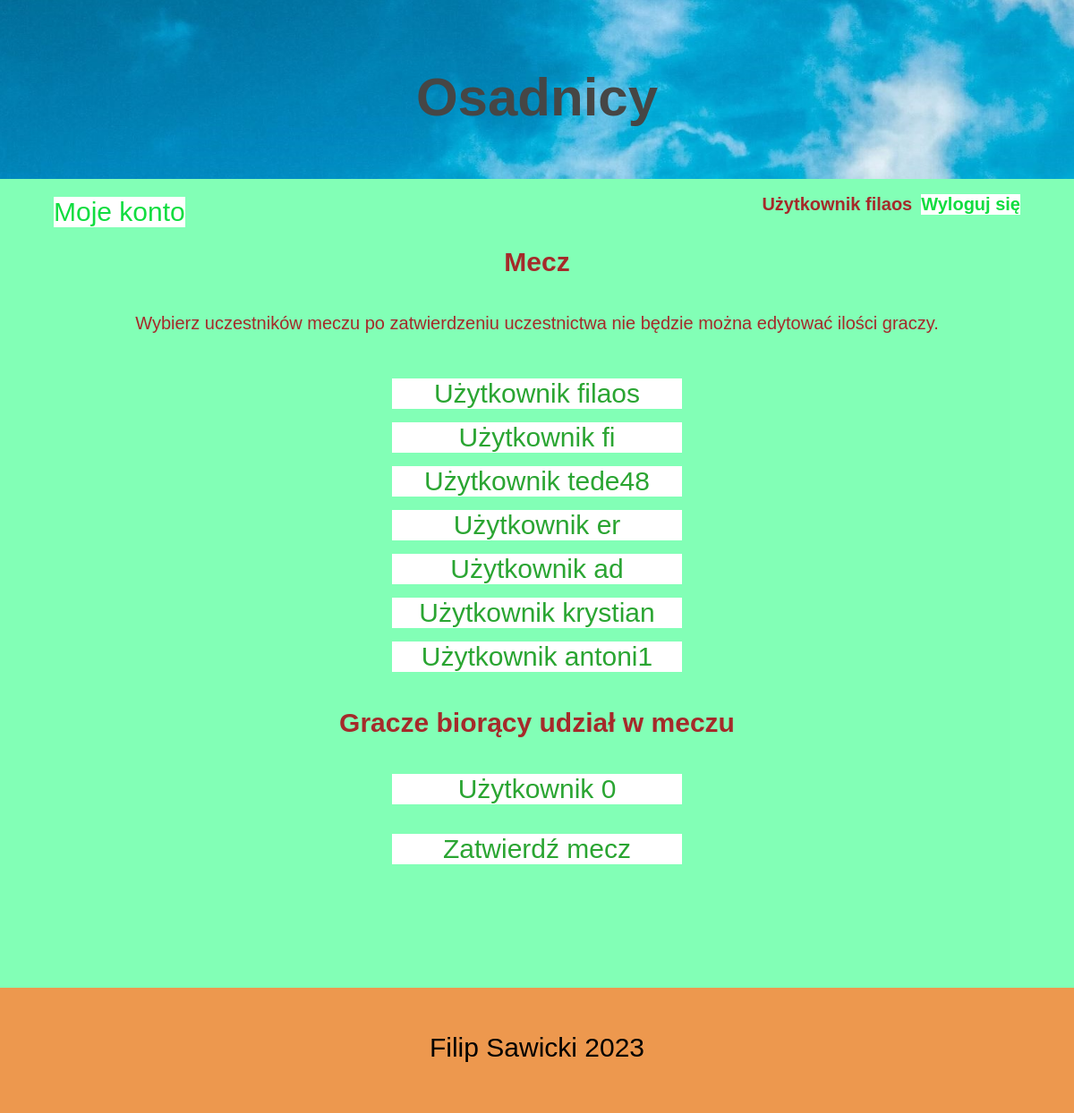
Before: /tworzenie_meczu.php (signed in) with the older database file.
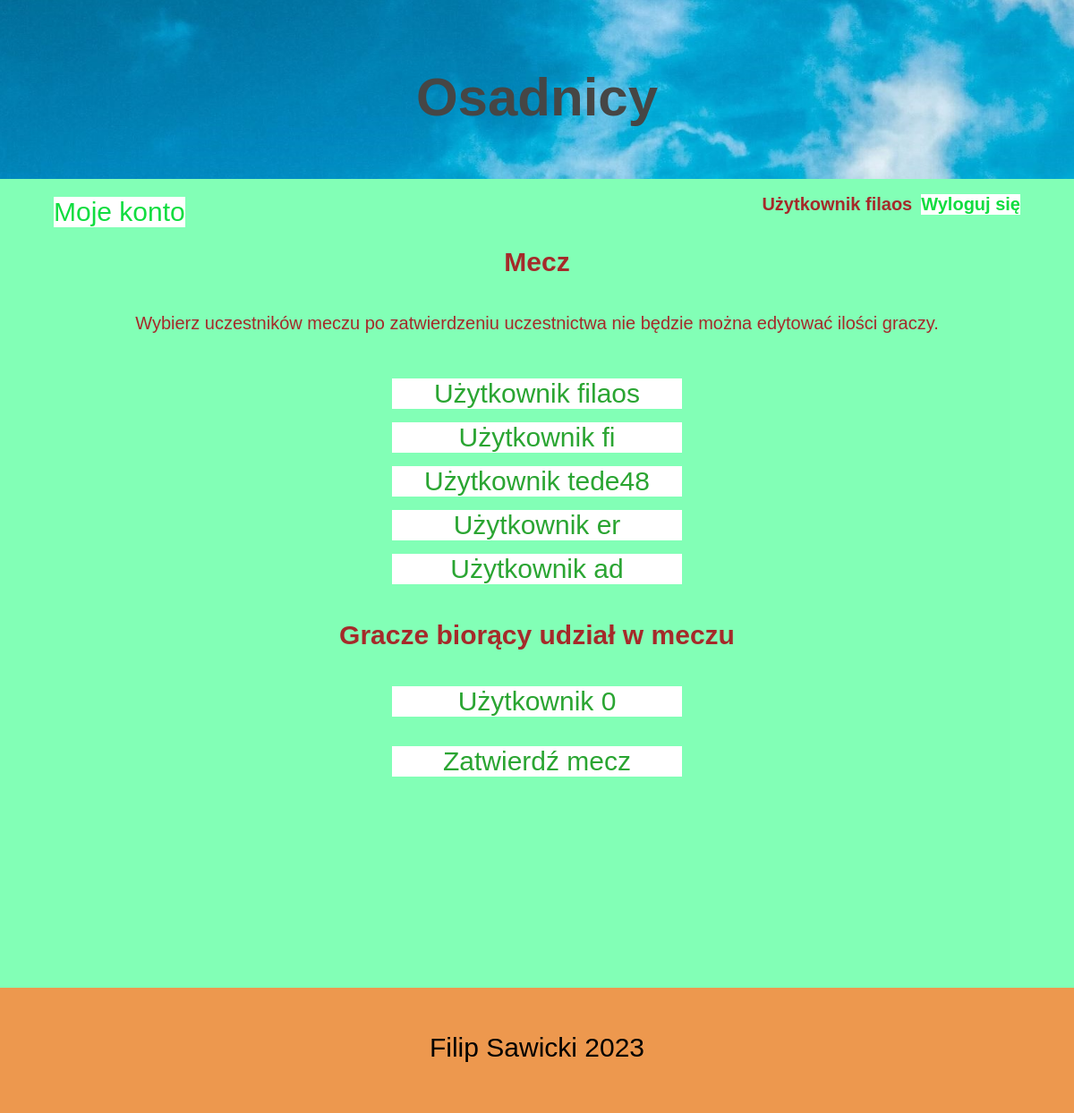
After: the same page with the newer database file.
### tables this page shows
CREATE TABLE `uzytkownicy` (
  `id` int(10) NOT NULL,
  `login` varchar(20) NOT NULL,
  `password` varchar(20) NOT NULL,
  `imie` varchar(20) NOT NULL,
  `nazwisko` varchar(20) NOT NULL,
  `email` varchar(30) NOT NULL
);

### tworzenie_meczu.php (the view, shortened to what this page needs)
<!DOCTYPE html>
<html lang="pl">
<head>
    <link rel="stylesheet" type="text/css" href="style.css">
</head>
<body class="body">
    <Header class="header">
    <div class="tlo">
        <br>
        <div class="tresc_tlo">
            <div id="naglowek_na_tle">
            <h1 id="naglowek"> Osadnicy</h1>
            </div>
        </div>
        </div>
    </Header>
    <div class="container">
    <a href="moje_konto.php">
        <div class="powrot">Moje konto</div></a>
        <div class="wylogowanie">
    <h2>
        <?php
       if(isset($_SESSION['login'])){
        echo "Użytkownik  ". $_SESSION['login'];
        ?>
        <a href="wyloguj.php">
            <div class="tilelink2">Wyloguj się
       </div>
        </a>
        <?php
        }
    ?>
    </h2>
        </div>
        <br><br>
        <?php
        require_once "secure.php";
 $polaczenie = @new mysqli($host, $db_user, $db_password, $db_name);
 if($polaczenie->connect_errno!=0)
 {
     echo "Error:".$polaczenie->connect_errno." Opis: ". $polaczenie->connect_error;
 }
 else
 {
?>
<h4>Mecz <?php echo $_SESSION['mecz_przeslany'] ?></h4>
<div class="objasnienia"> Wybierz uczestników meczu po zatwierdzeniu uczestnictwa nie będzie można edytować ilości graczy.</div>
<?php
$mecz_przeslany=$_SESSION['mecz_przeslany'];
 $sql = "SELECT * FROM uzytkownicy ";
 if($rezultatu = $polaczenie->query($sql))
 {
     $ilu_userow = $rezultatu->num_rows;
     for($i=0;$i<$ilu_userow;$i++){
     $wiersz = $rezultatu->fetch_assoc();
     $id_uzytkownik= $wiersz['id'];
     $mecz_przeslany=$_SESSION['mecz_przeslany'];
     $sql = "SELECT * FROM uczestnicy WHERE id_user='$id_uzytkownik' AND mecz='$mecz_przeslany'";
     if($rezultat2 = $polaczenie->query($sql))
     {
        $ilu_uczestnikow = $rezultat2->num_rows;
        if($ilu_uczestnikow<=0){
 ?>
 <div class="uzytkownik_meczu" onclick="sprawdz(id)" id=<?php echo $wiersz['id'];?>>Użytkownik <?php echo $wiersz['login'];?> </div>
 <?php
    }}
}}
 ?>
 <h4>Gracze biorący udział w meczu</h4>
 <?php
 $sql = "SELECT * FROM uzytkownicy ";
 if($rezultatu = @$polaczenie->query($sql))
 {
     $ilu_userow = $rezultatu->num_rows;
     for($i=0;$i<$ilu_userow;$i++){
     $uzytkownik = $rezultatu->fetch_assoc();
     $id_uzytkownik= $uzytkownik['id'];
     $sql = "SELECT * FROM uczestnicy WHERE id_user='$id_uzytkownik' AND mecz='$mecz_przeslany'";
     if($rezultat2 = @$polaczenie->query($sql))
     {
        $ilu_uczestnikow = $rezultat2->num_rows;
        if($ilu_uczestnikow>0){
            $uczestnik = $rezultat2->fetch_assoc();
            if($_SESSION['id_zalogowanego_uczestnika']!=$uczestnik['id']){
 ?>
 <div class="uzytkownik_meczu" onclick="usun(id)" id=<?php echo $uzytkownik['id'];?>>Użytkownik <?php echo $uzytkownik['login'];?> </div>
 <?php
 }
 if($_SESSION['id_zalogowanego_uczestnika']==$uczestnik['id']){
 ?>
 <div class="ramka">
 <div class="objasnienia"> Założyciel meczu</div>
 <div class="uzytkownik_meczu"  id=<?php echo $uzytkownik['id'];?>>Użytkownik <?php echo $uzytkownik['login'];?> </div>
 </div>
 <?php
}}}}}
 }
        ?>
        <br>
        <a href="zatwierdz_mecz.php">
        <div class=tworzenie> Zatwierdź mecz</div>
        </a>
    </div>
    <form id="gracz_form" action="mapa_nowy_mecz.php" method="POST">
<input type="hidden" name="mPozycja"  id='nazmienna' required /><br />
</form>
<form id="gracz_usun_form" action="usuwanie_gracza.php" method="POST">
<input type="hidden" name="mGracz"  id='nazmienna2' required /><br />
</form>
    <br>
     <br>
        <footer class="footer">
            <p><div id="tekst"></div> Filip Sawicki 2023</p>
        </footer>
</body>
</html>

### style.css (style rules this page uses)
@media all and (min-width:1000px) and (max-width:1999px) { .body { background-color: rgb(130, 255, 182); font-family: Arial; height: 100vh; margin: 0px; padding: 0px; } }
@media all and (min-width:1000px) and (max-width:1999px) { .container { margin-left: auto; margin-right: auto; width: 90%; min-height:100%; position:relative; } }
@media all and (min-width:1000px) and (max-width:1999px) { .footer { background-color: rgb(237, 152, 78); text-align: center; font-size: 30px; bottom: 0; width: 100%; padding: 20px 0px 20px 0px; height: 100px; position: relative; } }
@media all and (min-width:1000px) and (max-width:1999px) { .tlo { margin: 0px; padding: 0px; width: 100%; height: 200px; background: #CFD5DE url(zdjecia/niebo.jpg) no-repeat center center fixed; background-size:cover } }
@media all and (min-width:1000px) and (max-width:1999px) { .header { background-image: linear-gradient(to top, #97f3ff 0%, #0fe6e6 100%); color:rgb(70, 70, 69); text-align: center; margin-left: 0; margin-right:0; padding: 0px; margin-top: 0px; font-size: 30px; height: 200px; } }
@media all and (min-width:1000px) and (max-width:1999px) { h2 { color: brown; font-size: 20px; } }
@media all and (min-width:1000px) and (max-width:1999px) { h4 { color: brown; font-size: 30px; text-align: center; } }
@media all and (min-width:1000px) and (max-width:1999px) { .wylogowanie { margin-right: 0px; text-align: right; float: right; width: 40%; } }
@media all and (min-width:1000px) and (max-width:1999px) { .powrot { margin-left: 0px; margin-top: 20px; text-align: left; float: left; font-size: 30px; color: rgb(16, 221, 64); background-color: white; } }
@media all and (min-width:1000px) and (max-width:1999px) { .tilelink2 { background-color: white; text-decoration: none; float: right; margin-left: 10px; color: rgb(16, 221, 64); } }
@media all and (min-width:1000px) and (max-width:1999px) { .tworzenie { color: rgb(42, 165, 50); width: 30%; font-size: 30px; text-align: center; background-color: white; margin-left: auto; margin-right: auto; text-decoration: none; } }
@media all and (min-width:1000px) and (max-width:1999px) { .uzytkownik_meczu { color: rgb(42, 165, 50); width: 30%; font-size: 30px; text-align: center; background-color: white; margin-left: auto; margin-right: auto; text-decoration: none; margin-bottom: 15px; } }
@media all and (min-width:1000px) and (max-width:1999px) { a { text-decoration: none; } }
@media all and (min-width:1000px) and (max-width:1999px) { .objasnienia { width: 100%; color: brown; font-size: 20px; text-align: center; padding: 0px 50px 50px 0px; } }

Changed rows visible on the page:
removed uzytkownicy: login "krystian", shown under "Mecz"
removed uzytkownicy: login "antoni1", shown under "Mecz"
